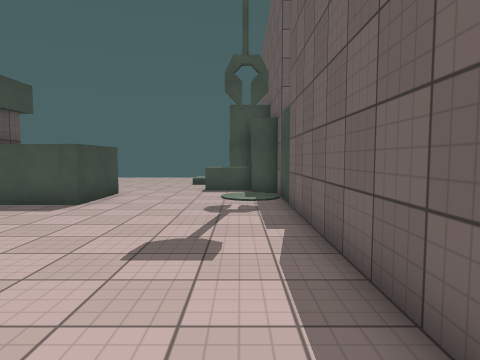
view 1 (above)

17 first-person views from a walk through a scene from a Unity 3-D project. The camera is 1.4 m above the floor, tilts 4° down and sees 75° across. The floor is counted in squares, 1 m on a side. Each view is taken from the middle of a square. On the plan, view 1 faces up. The plan holds only what a view shows up to about 14 squares ahead; the rest is blank. The player character is not drawn. Surface patterns are stand-ins for the level's own textures.

view 2
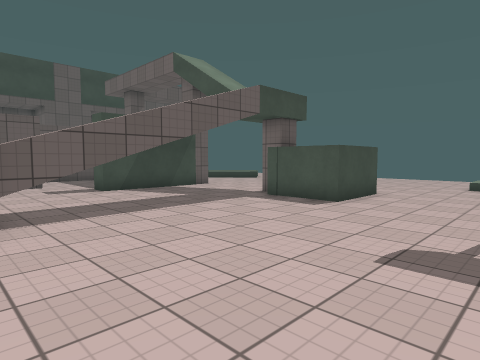

view 3
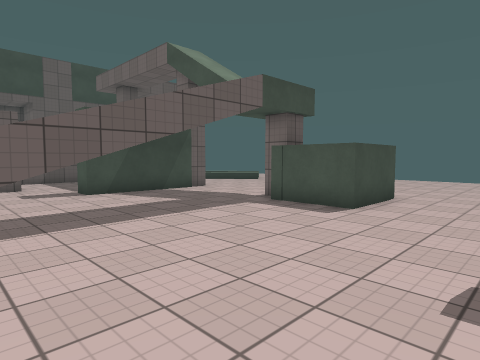

view 4
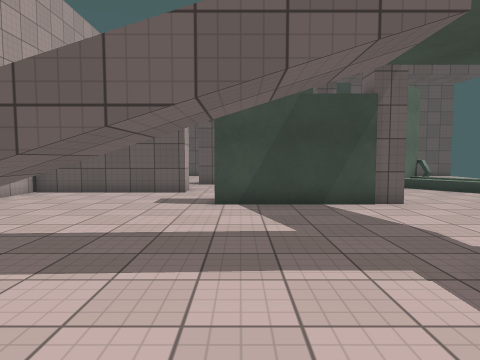

view 5
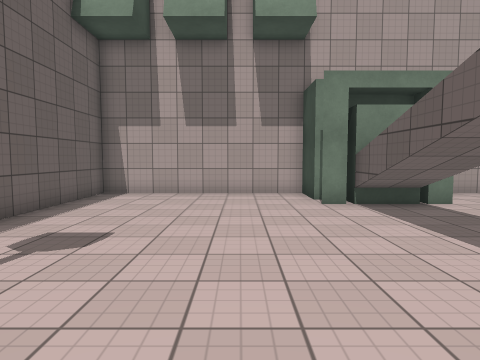

view 6
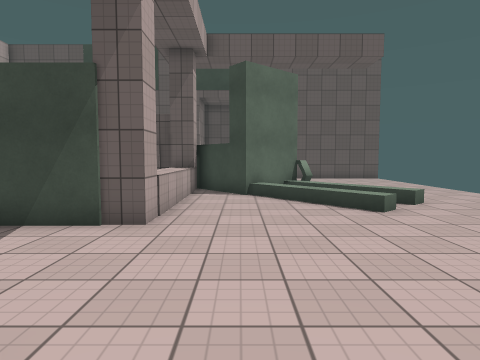

view 7
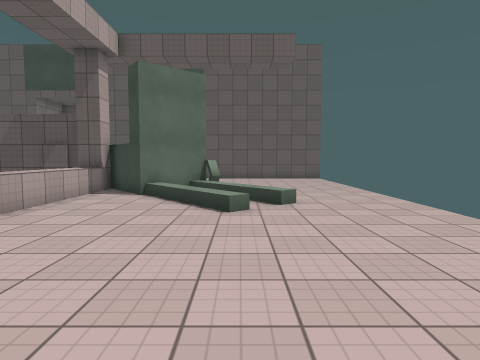

view 8
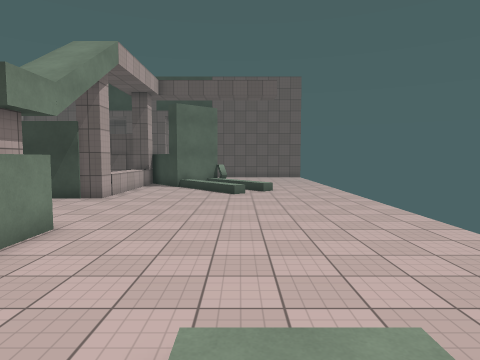

view 9
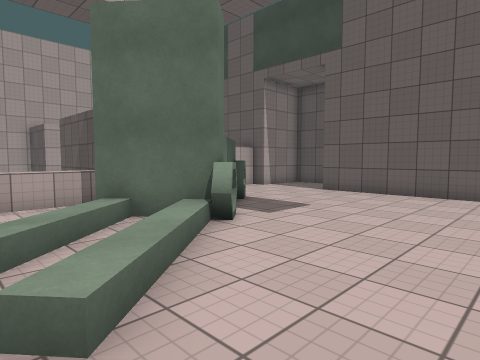

view 10
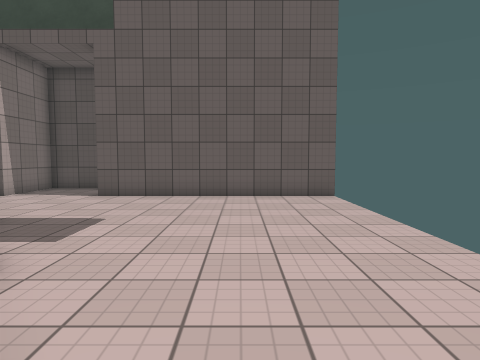

view 11
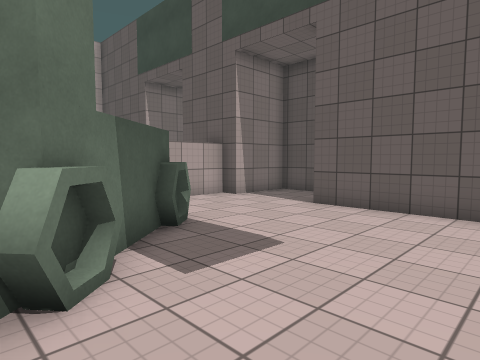

view 12
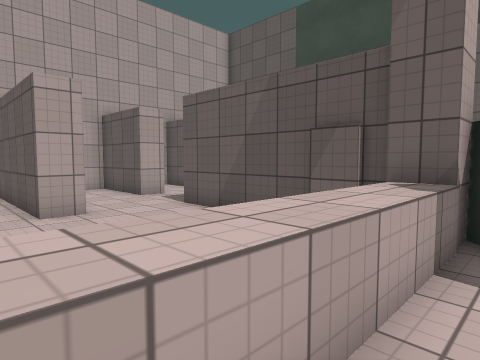

view 13
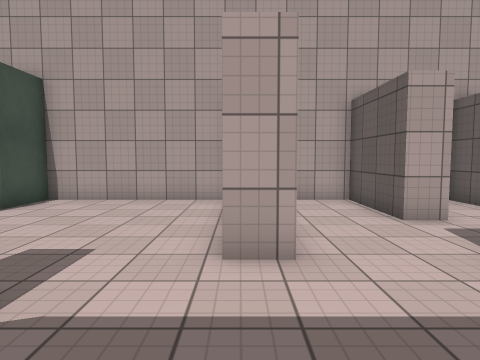

view 14
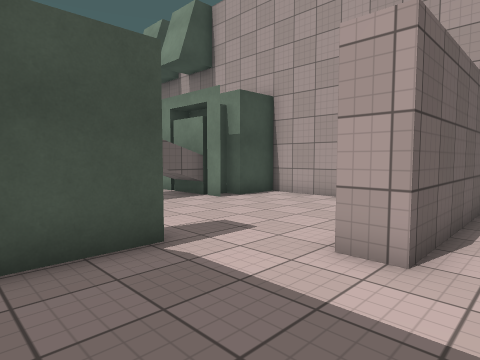

view 15
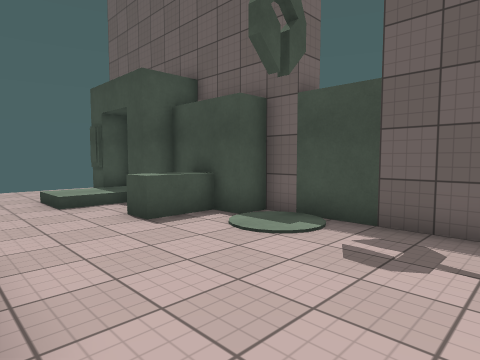

view 16
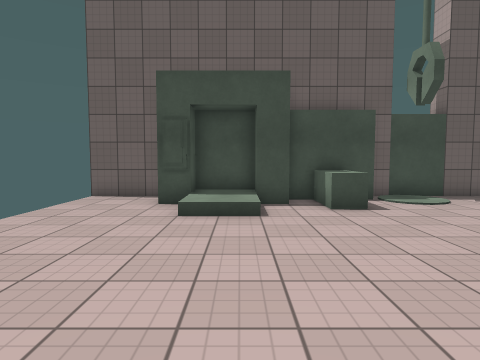

view 17
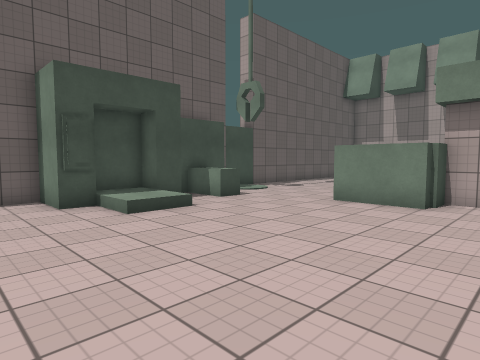

### Floor plan
Key: @ floor where view 1 was taken; # wall or solid block; . main floor; : floor 0.25 m higher than the main floor; = window, fence, low wall or low ledge; ^ raised ledge; T thing the floor can be seen under or through; O other object.
Columns run from 32 left of view 1 to 2 right of it. Each row starts with its distance up from view 1.
 23    #                              #
 22    #....................... ......#
 21    #..............................#
 20    #..............................#
 19    #............................###
 18    #...........O..............:::#
 17    #..........O...............:::#
 16    #.......#=O..O...............##
 15    #......###.O..................#
 14    #.....####O.................^^#
 13   ......##  ##...................##
 12 #.......   ##...........OOOO......#
 11 #......   ##^^^^^^#....##  O......#
 10 ####..     #^^^^^^#....##  O......#
  9    ####    #      #......OOO......#
  8            # . ...#...............#
  7            #  ....#...............#
  6            # .....#...............#
  5            #......................#
  4            #........... T.........#
  3            ...##.......TT.........#
  2           ....##.......TT.........#
  1          .##..##.......TT.........#
  0          . #..##......#TTT......@.#
 -1         #. #..##......#  #........#
 -2         #  #.. #......#  #........#
 -3         #  ############  ##########

Positions as (right, up) in squares from view 1, and headings:
1: (0, 0), facing up
2: (0, 0), facing up-left
3: (-1, 1), facing up-left
4: (-4, 6), facing left
5: (-4, 10), facing down
6: (-7, 13), facing left
7: (-7, 17), facing left
8: (0, 17), facing left
9: (-16, 21), facing down-left
10: (-17, 19), facing left
11: (-20, 19), facing down-left
12: (-15, 12), facing down-left
13: (-17, 8), facing down
14: (-19, 8), facing down-right
15: (-5, 7), facing up-right
16: (-10, 17), facing right
17: (-10, 22), facing down-right
